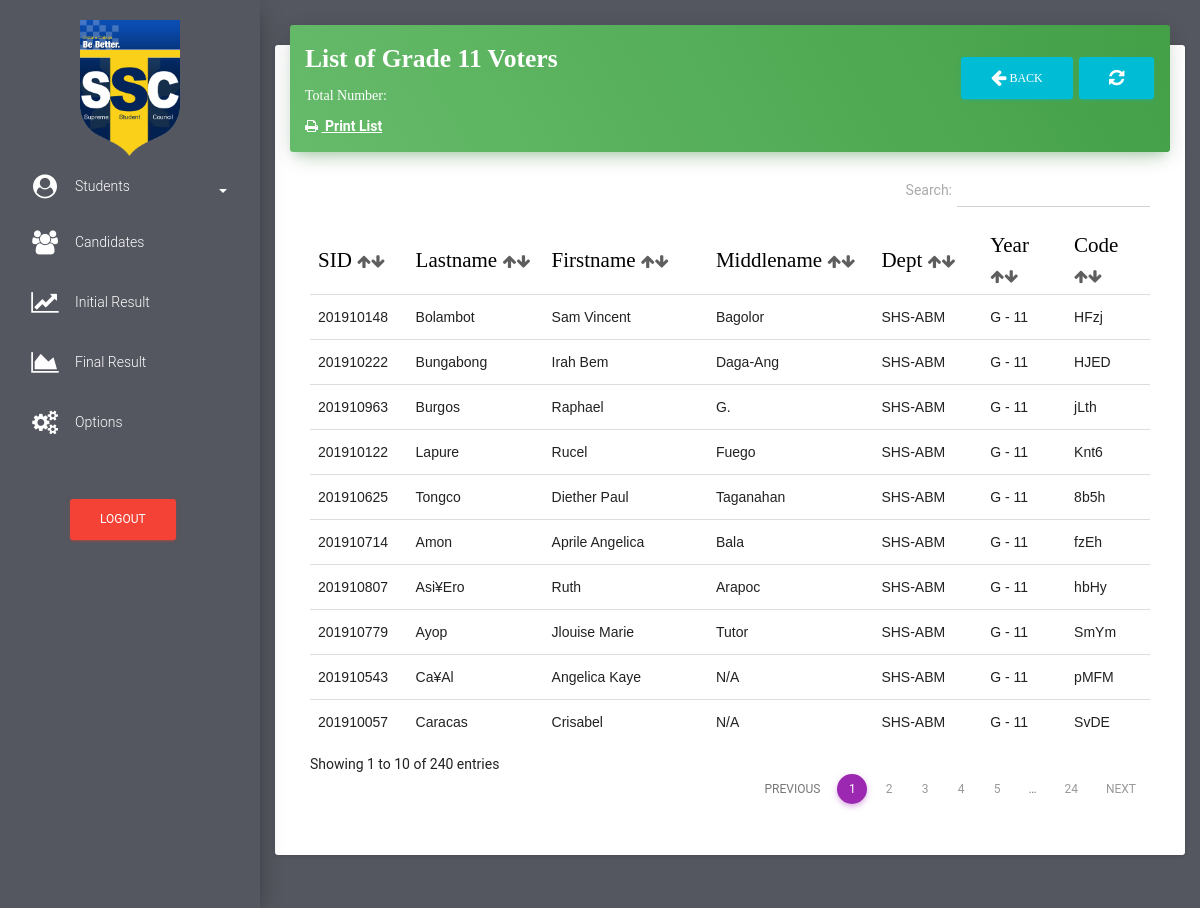
The app's page /grade11/list_of_total_voters_grade11.php (signed in) with its own data.
### tables this page shows
CREATE TABLE `students` (
  `id` int(255) NOT NULL,
  `stud_id` varchar(11) NOT NULL,
  `stud_lastname` varchar(255) NOT NULL,
  `stud_firstname` varchar(255) NOT NULL,
  `stud_middlename` varchar(500) NOT NULL,
  `stud_department` varchar(255) NOT NULL,
  `stud_year` varchar(255) NOT NULL,
  `code_to_vote` varchar(255) NOT NULL,
  `stud_status` varchar(100) NOT NULL,
  `voting_status` varchar(255) NOT NULL,
  `stud_block_status` varchar(255) NOT NULL
);

### grade11/list_of_total_voters_grade11.php (the view, shortened to what this page needs)
<!doctype html>
<html lang="en">
<head>
    <link href="../assets/css/bootstrap.min.css" rel="stylesheet" />
    <link href="../assets/css/material-dashboard.css?v=1.2.0" rel="stylesheet" />
    <link href="../font-awesome/css/font-awesome.css" rel="stylesheet">
    <link href="../assets/css/datatables.min.css" rel="stylesheet">
</head>
<body>
    <div class="wrapper" style="background-color: #54575F">
        <div class="sidebar">
           <div class="sidebar-wrapper">
                 <ul class="nav">
                    <center>
                       <img src="../img/favicon.png" width="100px" height="100%" class="" alt="Ce-C Palaro 2019">
                    </center>
                    <li>
                        <a href="#pagepeople" data-toggle="collapse" aria-expanded="false" class="dropdown-toggle"><i class="fa fa-user-circle" style="color: white;margin-top: -5px"></i> <span style="color:white">Students</span><b class="caret" style="margin-left: 5%;color:white"></b></a>
                    </li>
                    <li>
                        <a href="../candidates.php">
                            <i class="fa fa-users" style="color: white"></i>
                            <p style="color: white">Candidates</p>
                        </a>
                    </li>
                    <li>
                        <a href="../initial_result.php">
                            <i class="fa fa-line-chart" style="color: white"></i>
                            <p style="color: white">Initial Result</p>
                        </a>
                    </li>
                    <li>
                        <a href="../final_result.php">
                            <i class="fa fa-area-chart" style="color: white"></i>
                            <p style="color: white">Final Result</p>
                        </a>
                    </li>
                    <li>
                        <a href="../my_account.php">
                            <i class="fa fa-cogs" style="color: white"></i>
                            <p style="color: white">Options</p>
                        </a>
                    </li>
                     <li>
                        <br>
                        <br>
                        <form method="post">
                                    <button class = "btn btn-danger" type='button' data-toggle="modal" data-target="#exampleModal20000" style="margin-left: 70px">Logout</button>
                                </form>
                    </li>
                </ul>
            </div>
        </div>
        <div class="main-panel">
            <nav class="navbar navbar-transparent navbar-absolute">
            </nav>
            <div class="content">
                <div class="container-fluid">
                    <div class="row">
                        <div class="col" style="margin-top: -80px">
                            <div class="card">
                                <div class="card-header" data-background-color="green">
                                    <form method="POST">
                                        <h3 class="title" style="font-family: Fjalla One"><b>List of Grade 11 Voters</b><a href="../grade11/list_of_total_voters_grade11.php" class = "btn btn-info text-info" type='button' style="float: right;margin-top: 17px;margin-left: 5px" ><i class="fa fa-refresh"></i></a><a href="../grade11/students_grade11.php" class = "btn btn-info text-info" type='button' style="float: right;margin-top: 17px;" ><i class="fa fa-arrow-left fa-10x"></i> Back</a></h3>
                                    </form>
                                    <div class="col">
                                        <p style="color: white;font-family: consolas">Total Number: <b><a href=""><text id="totalgrade11" style="color:yellow;font-size: 20px">
                                              </text></a></b></p>
                                    </div>
                                    <div class="col">
                                         <b><a href="../fpdf/studentlistpdf_studentsgrade11.php" target="_blank"><i class="fa fa-print"></i> <text  style="text-decoration: underline;">&nbsp;Print List</text></a></b>
                                    </div>
                                </div>
                                <div class="card-content table-responsive">
                                    <table class="table table-condensed table-sm" id="dtTable">
                                        <thead style="font-weight: bold;color: black;font-size: 150%;font-family: Fjalla One">
                                            <th>SID <i class="fa fa-arrow-up" style="font-size: 15px;color: #5E5E5E"><i class="fa fa-arrow-down"></i></i></th>
                                            <th>Lastname <i class="fa fa-arrow-up" style="font-size: 15px;color: #5E5E5E"><i class="fa fa-arrow-down"></i></i></th>
                                            <th>Firstname <i class="fa fa-arrow-up" style="font-size: 15px;color: #5E5E5E"><i class="fa fa-arrow-down"></i></i></th>
                                            <th>Middlename <i class="fa fa-arrow-up" style="font-size: 15px;color: #5E5E5E"><i class="fa fa-arrow-down"></i></i></th>
                                            <th>Dept <i class="fa fa-arrow-up" style="font-size: 15px;color: #5E5E5E"><i class="fa fa-arrow-down"></i></i></th>
                                            <th>Year <i class="fa fa-arrow-up" style="font-size: 15px;color: #5E5E5E"><i class="fa fa-arrow-down"></i></i></th>
                                            <th>Code<i class="fa fa-arrow-up" style="font-size: 15px;color: #5E5E5E"><i class="fa fa-arrow-down"></i></i></th>
                                        </thead>
                                        <tbody style="font-family: arial">
                <?php
                        $link = mysqli_connect("localhost","root","19976112","election");
                        $sql = mysqli_query($link,"SELECT * FROM students where stud_year = 'G - 11' ORDER BY stud_lastname ASC");
                        for($a = 0 ; $a < $num_rows = mysqli_fetch_array($sql) ; $a++ )
                        {
                            $stud_idd = $num_rows['stud_id'];
                            $stud_fname = $num_rows['stud_firstname'];
                            $stud_lname = $num_rows['stud_lastname'];
                            $middle_initial = $num_rows['stud_middlename'];
                            $dept = $num_rows['stud_department'];
                            $stud_year = $num_rows['stud_year'];
                            $code_no = $num_rows['code_to_vote'];
                            ?>
                            <tr>
                                <td><?=$stud_idd;?></td>
                                <td ><?=$stud_lname;?></td>
                                <td><?=$stud_fname;?></td>
                                <td><?=$middle_initial;?></td>
                                <td><?=$dept;?></td>
                                <td><?=$stud_year;?></td>
                                <td><?=$code_no;?></td>
                            </tr>
                      <?php  } ?>
                                        </tbody>
                                    </table>
                                </div>
                            </div>
                        </div>
                    </div>
                </div>
            </div>
        </div>
    </div>
</body>
</html>

### records on screen
students: stud "201910714", stud_lastname "Amon", stud_firstname "Aprile Angelica", stud_middlename "Bala", stud_department "SHS-ABM", stud_year "G - 11", code_to_vote "fzEh"
students: stud "201910807", stud_lastname "Asi¥Ero", stud_firstname "Ruth", stud_middlename "Arapoc", stud_department "SHS-ABM", stud_year "G - 11", code_to_vote "hbHy"
students: stud "201910779", stud_lastname "Ayop", stud_firstname "Jlouise Marie", stud_middlename "Tutor", stud_department "SHS-ABM", stud_year "G - 11", code_to_vote "SmYm"
students: stud "201910148", stud_lastname "Bolambot", stud_firstname "Sam Vincent", stud_middlename "Bagolor", stud_department "SHS-ABM", stud_year "G - 11", code_to_vote "HFzj"
students: stud "201910222", stud_lastname "Bungabong", stud_firstname "Irah Bem", stud_middlename "Daga-Ang", stud_department "SHS-ABM", stud_year "G - 11", code_to_vote "HJED"
students: stud "201910963", stud_lastname "Burgos", stud_firstname "Raphael", stud_middlename "G.", stud_department "SHS-ABM", stud_year "G - 11", code_to_vote "jLth"
students: stud "201910057", stud_lastname "Caracas", stud_firstname "Crisabel", stud_middlename "N/A", stud_department "SHS-ABM", stud_year "G - 11", code_to_vote "SvDE"
students: stud "201910543", stud_lastname "Ca¥Al", stud_firstname "Angelica Kaye", stud_middlename "N/A", stud_department "SHS-ABM", stud_year "G - 11", code_to_vote "pMFM"
students: stud "201910122", stud_lastname "Lapure", stud_firstname "Rucel", stud_middlename "Fuego", stud_department "SHS-ABM", stud_year "G - 11", code_to_vote "Knt6"
students: stud "201910625", stud_lastname "Tongco", stud_firstname "Diether Paul", stud_middlename "Taganahan", stud_department "SHS-ABM", stud_year "G - 11", code_to_vote "8b5h"
